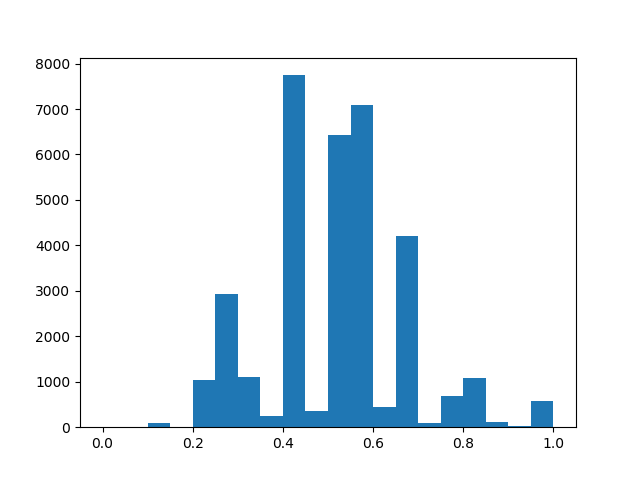

Write Python code to recreate this figure.
#!/usr/bin/env python

import sys
import itertools
import matplotlib.pyplot as plt
import numpy as np
import math

Hey_peter = open(sys.argv[1])

freqs = []

for i in Hey_peter:
    if i.startswith("#"):
        continue
    line = i.rstrip("\t\n").split()
    freq1 = line[7].split(";")
    freq2 = freq1[3][3:]
    if "," in freq2:
        freq3 = freq2.split(",")
        for i in freq3:
            freqs.append(float(i))
    else:
        freqs.append(float(freq2))
        
plt.figure()
plt.hist(freqs, bins=20)
plt.savefig(sys.argv[2] + ".png")
plt.close
